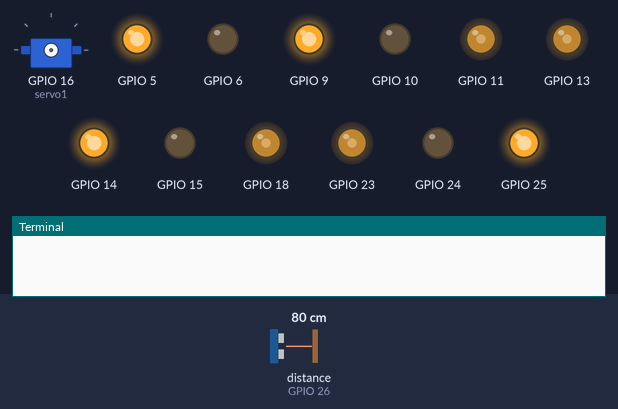
Recording of a program running on a simulated Raspberry Pi (BCM pin numbers). Parts: servo, output pins drawn as LEDs (lit = HIGH), the last lines printed to the terminal. The test bench sets the inputs (shaded band); at power-on: distance to the obstacle (sensor on GPIO 26) 80 cm. Servo angles are drawn from the pulse width (0.5 ms = 0°, 2.5 ms = 180°); threads take turns every 2 ms; the clock reads 2024-03-15 10:24:30 at power-on unless the program sets it; library files of the repository ran but are not shown: hcsr04.py; pins used as bus, display or sensor lines are not drawn.

Above: at 1.2 s.
1.3 s: distance to the obstacle (sensor on GPIO 26) set to 21 cm
2.8 s: distance to the obstacle (sensor on GPIO 26) set to 18 cm
At 5.2 s:
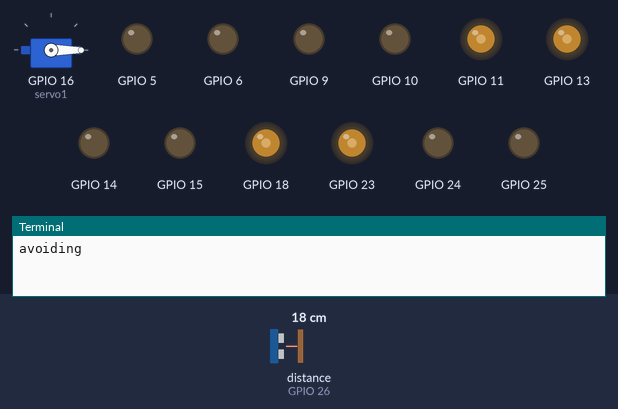
5.5 s: distance to the obstacle (sensor on GPIO 26) set to 2 cm
At 11.3 s:
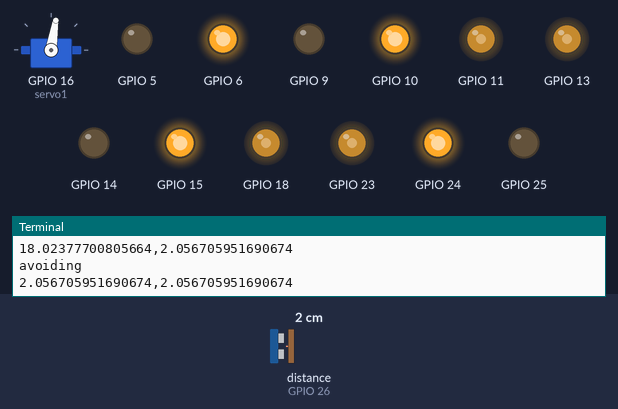
11.5 s: distance to the obstacle (sensor on GPIO 26) set to 60 cm
At 13.6 s:
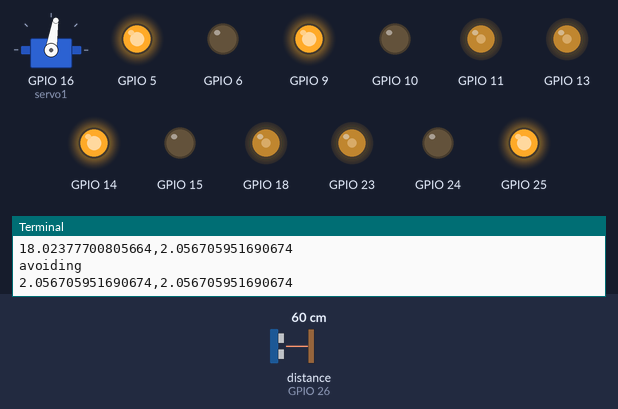
14.5 s: distance to the obstacle (sensor on GPIO 26) set to 9 cm
At 15.6 s:
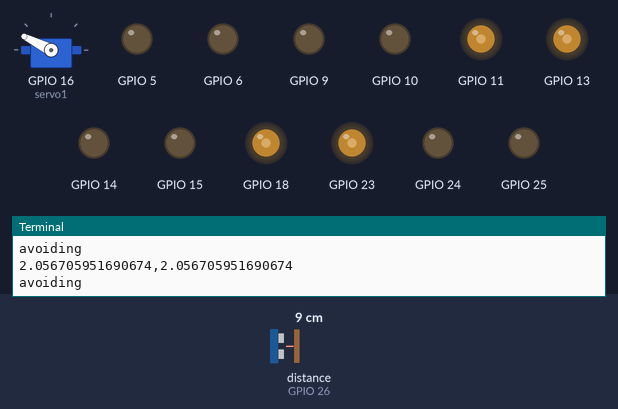
17.2 s: distance to the obstacle (sensor on GPIO 26) set to 250 cm
At 19.8 s:
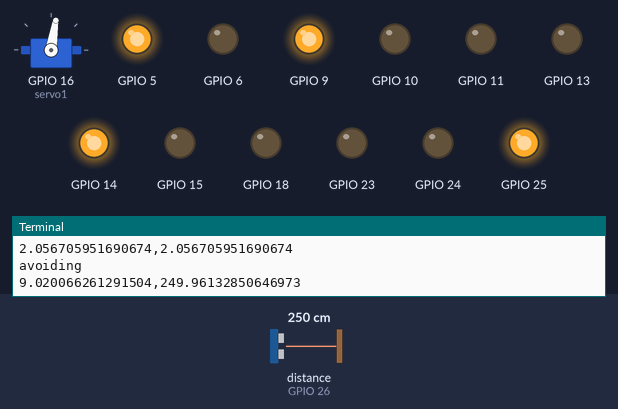
Timing chart, 0 to 21.2 s (numbered marks = the images above; inputs shaded):
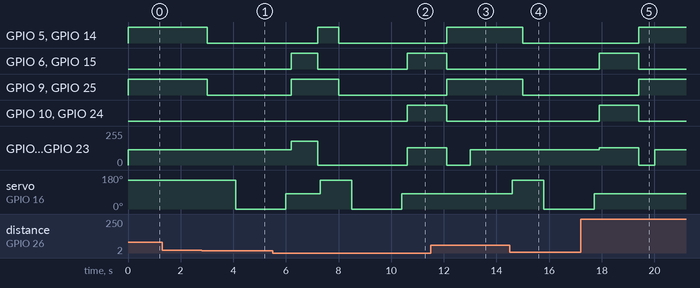

The program:

autoMoveWithObstacle.py
```python
from obstacleAvoidance import ObstacleAvoidance
import threading
from movement import Movement
import time


class AutoMoveWithObstacle:
    def __init__(self, obstacle_avoidance):
        self.on = False
        self.speed = 45
        self.obstacle_avoidance = obstacle_avoidance

    def start(self):
        self.on = True
        while self.on:
            if not self.obstacle_avoidance.is_encounter_obstacle():
                self.obstacle_avoidance.move_control.set_speed([self.speed, self.speed, self.speed, self.speed])
                time.sleep(0.5)
            else :
                self.obstacle_avoidance.move_control.stop()
                print('avoiding')
                time.sleep(5.0)
    def stop(self):
        print('automove stop called')
        self.on = False
        self.obstacle_avoidance.move_control.stop()

if __name__ == '__main__':
    ob = ObstacleAvoidance(Movement())
    threading.Thread(target= ob.start).start()
    am = AutoMoveWithObstacle(ob)
    threading.Thread(target= am.start).start()
```

obstacleAvoidance.py
```python
import threading
import time

import hcsr04
import sg90
import movement

class ObstacleAvoidance:
    def __init__(self, move_control):
        self.dis = 20
        self.move_control = move_control
        self.sg90 = sg90.Sg90()
        self.hcsr04 = hcsr04.Hcsr04()
        self.on = False
        self.is_obstacle = False

    def run(self):
        self.is_obstacle = False
        front = self.hcsr04.get_distance()
        if front > self.dis:
            return
        self.is_obstacle = True
        self.sg90.serve(self.sg90.LEFT)
        time.sleep(1)
        left = self.hcsr04.get_distance()
        self.sg90.serve(self.sg90.RIGHT)
        time.sleep(1.7)
        right = self.hcsr04.get_distance()
        self.sg90.serve(self.sg90.MID)
        print(str(left) + ',' + str(right))
        if (left < 0.5 * self.dis and right < 0.5 * self.dis) or front < 0.5 * self.dis:
            self.move_control.back(1.5)
        elif left > right:
            self.move_control.left_shift(1)
        else :
            self.move_control.right_shift(1)

    def start(self):
        if self.on:
            print('return')
            return
        self.on = True
        while self.on:
            self.run()
            time.sleep(0.1)

    def stop(self):
        print('stop called')
        self.on = False

    def is_encounter_obstacle(self):
        return self.is_obstacle

if __name__ == '__main__' :
    m = movement.Movement()
    ob = ObstacleAvoidance(m)
    l = threading.Thread(target= ob.start)
    l.start()
    s = input("input s to stop")
    print(s)
    if s == 's':
        print('stop')
        ob.stop()
```

movement.py
```python
import wheel
import RPi.GPIO as GPIO
import time


class Movement:
    def __init__(self):
        # 左前，右前，左后，右后
        #  pwm pin1 pin2
        # wheel1 = wheel.Wheel(17, 27, 22)
        # wheel2 = wheel.Wheel(24, 23, 25)
        # wheel3 = wheel.Wheel(26, 6, 5)
        # wheel4 = wheel.Wheel(16, 21, 20)
        self.wheel1 = wheel.Wheel(18, 14, 15)
        self.wheel2 = wheel.Wheel(11, 9, 10)
        self.wheel3 = wheel.Wheel(23, 25, 24)
        self.wheel4 = wheel.Wheel(13, 5, 6)
        self.shift_speed = 70
        self.rotate_speed = 40
        self.forward_speed = 50

    def set_speed(self, speed_list):
        self.wheel1.set_speed(speed_list[0])
        self.wheel2.set_speed(speed_list[1])
        self.wheel3.set_speed(speed_list[2])
        self.wheel4.set_speed(speed_list[3])

    def stop(self):
        self.wheel1.stop()
        self.wheel2.stop()
        self.wheel3.stop()
        self.wheel4.stop()

    def left_rotate(self, t):
        self.set_speed([-self.rotate_speed, self.rotate_speed, -self.rotate_speed, self.rotate_speed])
        time.sleep(t)
        self.set_speed([0, 0, 0, 0])

    def right_rotate(self, t):
        self.set_speed([self.rotate_speed, -self.rotate_speed, self.rotate_speed, -self.rotate_speed])
        time.sleep(t)
        self.set_speed([0, 0, 0, 0])

    def left_shift(self, t):
        self.set_speed([-self.shift_speed, self.shift_speed, self.shift_speed, -self.shift_speed])
        time.sleep(t)
        self.set_speed([0, 0, 0, 0])

    def right_shift(self, t):
        self.set_speed([self.shift_speed, -self.shift_speed, -self.shift_speed, self.shift_speed])
        time.sleep(t)
        self.set_speed([0, 0, 0, 0])

    def back(self, t):
        self.set_speed([-self.forward_speed, -self.forward_speed, -self.forward_speed, -self.forward_speed])
        time.sleep(t)
        self.set_speed([0, 0, 0, 0])

    def forward(self, t):
        self.set_speed([self.forward_speed, self.forward_speed, self.forward_speed, self.forward_speed])
        time.sleep(t)
        self.set_speed([0, 0, 0, 0])

    def __del__(self):
        GPIO.cleanup()


if __name__ == '__main__':
    m = Movement()
    for i in range(10):
        j = i * 10
        m.set_speed([j, j, j, j])
        time.sleep(1)
```

sg90.py
```python
import RPi.GPIO as GPIO
import time

GPIO.setmode(GPIO.BCM)

class Sg90:

    def __init__(self):
        self.pin1 = 16
        self.FRE = 50
        self.LEFT = 11
        self.RIGHT = 2
        self.MID = 7
        GPIO.setup(16, GPIO.OUT)
        self.servo1 = GPIO.PWM(self.pin1, self.FRE)
        self.servo1.start(0)

    def serve(self, pwm):
        self.servo1.ChangeDutyCycle(pwm)
        time.sleep(0.2)
        self.servo1.ChangeDutyCycle(0)

    def __del__(self):
        self.servo1.stop()
        GPIO.cleanup()
```

wheel.py
```python
import RPi.GPIO as GPIO
import time

# GPIO
class Wheel:
    def __init__(self, en, pin1, pin2):
        self.pin1 = pin1
        self.pin2 = pin2
        self.en = en
        GPIO.setmode(GPIO.BCM)
        GPIO.setup(self.pin1, GPIO.OUT)
        GPIO.setup(self.pin2, GPIO.OUT)
        GPIO.setup(self.en, GPIO.OUT)
        GPIO.output(self.pin1, GPIO.LOW)
        GPIO.output(self.pin2, GPIO.LOW)
        self.p = GPIO.PWM(self.en, 5000)
        self.p.start(0)
        GPIO.setwarnings(False)


    def set_speed(self, speed):
        if speed < 0:
            self.p.ChangeDutyCycle(-speed)
            GPIO.output(self.pin1, GPIO.LOW)
            GPIO.output(self.pin2, GPIO.HIGH)
        else:
            self.p.ChangeDutyCycle(speed)
            GPIO.output(self.pin1, GPIO.HIGH)
            GPIO.output(self.pin2, GPIO.LOW)

    def stop(self):
        GPIO.output(self.pin1, GPIO.LOW)
        GPIO.output(self.pin2, GPIO.LOW)

    def __del__(self):
        GPIO.cleanup()
```

Measured:
- the behaviour switches between 20 and 19 cm on distance to the obstacle (sensor on GPIO 26) (found by bisection; images 0 and 1)
- after the input at 1.3 s, every drawn part: stays the same
- after the input at 2.8 s, GPIO 5, GPIO 9, GPIO 14, GPIO 25: HIGH → LOW after 0.20 s; servo on GPIO 16 (servo1): 153° → 0° after 1.3 s
- after the input at 5.5 s, GPIO 6, GPIO 15: LOW → HIGH after 0.70 s instead of 5.1 s
- after the input at 11.5 s, GPIO 5, GPIO 9, GPIO 14, GPIO 25: goes on until 12.1 s, then stays HIGH; servo on GPIO 16 (servo1): stays 81° (without the input it goes to 153° after 0.70 s)
- after the input at 14.5 s, GPIO 5, GPIO 9, GPIO 14, GPIO 25: HIGH → LOW after 0.50 s; servo on GPIO 16 (servo1): 81° → 153° after 0.10 s, → 0° 1.2 s later
- after the input at 17.2 s, GPIO 5, GPIO 9, GPIO 14, GPIO 25: goes on until 19.4 s, then stays HIGH; servo on GPIO 16 (servo1): goes on until 17.7 s, then stays 81°
